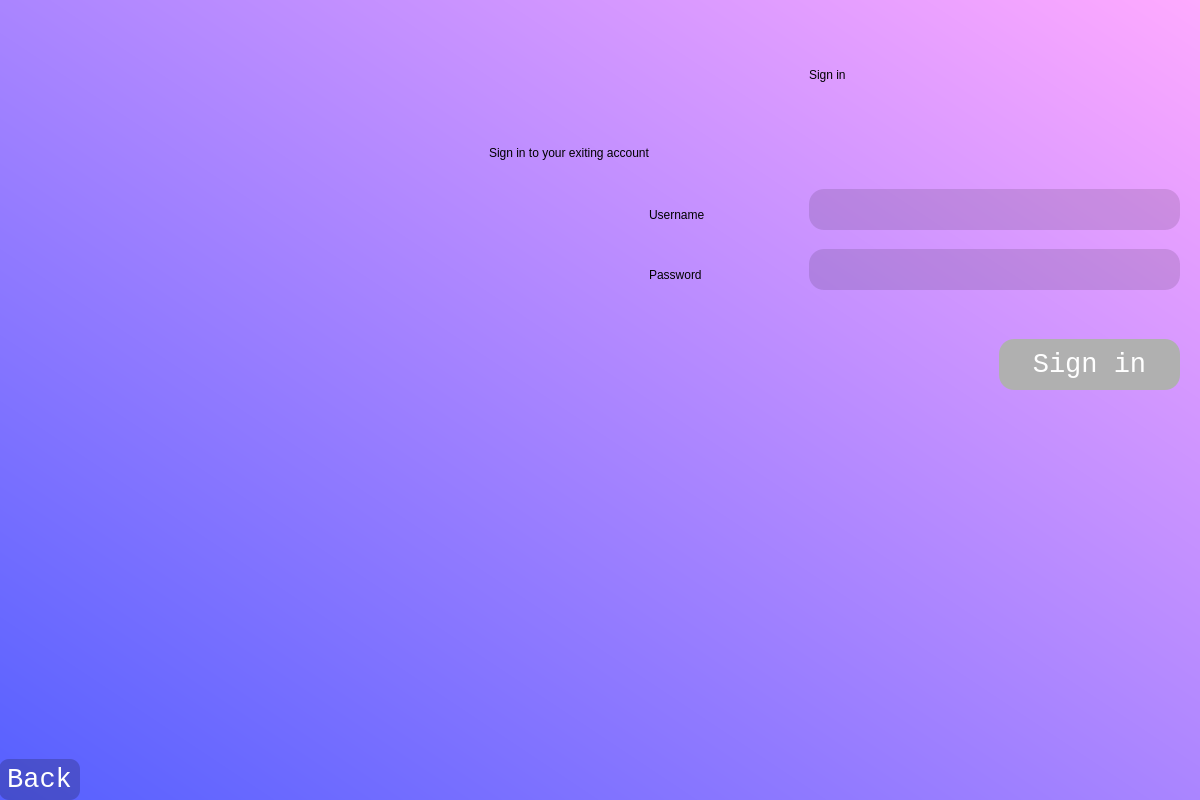
<?xml version="1.0" encoding="UTF-8"?>
<ui version="4.0">
 <class>Dialog</class>
 <widget class="QDialog" name="Dialog">
  <property name="geometry">
   <rect>
    <x>0</x>
    <y>0</y>
    <width>1200</width>
    <height>800</height>
   </rect>
  </property>
  <property name="minimumSize">
   <size>
    <width>1200</width>
    <height>800</height>
   </size>
  </property>
  <property name="maximumSize">
   <size>
    <width>1200</width>
    <height>800</height>
   </size>
  </property>
  <property name="windowTitle">
   <string>Dialog</string>
  </property>
  <widget class="QWidget" name="bgwidget" native="true">
   <property name="geometry">
    <rect>
     <x>-1</x>
     <y>-1</y>
     <width>1201</width>
     <height>801</height>
    </rect>
   </property>
   <property name="styleSheet">
    <string notr="true">QWidget#bgwidget{
background-color: qlineargradient(spread:pad, x1:0, y1:1, x2:1, y2:0, stop:0 rgba(85, 96, 255, 255), stop:1 rgba(255, 170, 255, 255));}</string>
   </property>
   <widget class="QLabel" name="label">
    <property name="geometry">
     <rect>
      <x>810</x>
      <y>20</y>
      <width>371</width>
      <height>112</height>
     </rect>
    </property>
    <property name="styleSheet">
     <string notr="true">font: 75 72pt &quot;Consolas&quot;;</string>
    </property>
    <property name="text">
     <string>Sign in</string>
    </property>
   </widget>
   <widget class="QLabel" name="label_2">
    <property name="geometry">
     <rect>
      <x>490</x>
      <y>130</y>
      <width>691</width>
      <height>47</height>
     </rect>
    </property>
    <property name="styleSheet">
     <string notr="true">font: 75 30pt &quot;Consolas&quot;;</string>
    </property>
    <property name="text">
     <string>Sign in to your exiting account</string>
    </property>
   </widget>
   <widget class="QPushButton" name="signin_button">
    <property name="geometry">
     <rect>
      <x>1000</x>
      <y>340</y>
      <width>181</width>
      <height>51</height>
     </rect>
    </property>
    <property name="font">
     <font>
      <family>Consolas</family>
      <pointsize>20</pointsize>
      <weight>50</weight>
      <italic>false</italic>
      <bold>false</bold>
     </font>
    </property>
    <property name="styleSheet">
     <string notr="true">font: 20pt &quot;Consolas&quot;;
background-color: rgb(176, 176, 176);
border-radius:15px;
border-color: rgb(84, 255, 5);
color: white;</string>
    </property>
    <property name="text">
     <string>Sign in</string>
    </property>
   </widget>
   <widget class="QLineEdit" name="username_box">
    <property name="geometry">
     <rect>
      <x>810</x>
      <y>190</y>
      <width>371</width>
      <height>41</height>
     </rect>
    </property>
    <property name="styleSheet">
     <string notr="true">font: 20pt &quot;Consolas&quot;;
background-color:rgba(0,0,0,30);
border-radius:15px;
border-color: rgb(84, 255, 5);
color: black;</string>
    </property>
   </widget>
   <widget class="QLabel" name="label_3">
    <property name="geometry">
     <rect>
      <x>650</x>
      <y>200</y>
      <width>151</width>
      <height>31</height>
     </rect>
    </property>
    <property name="styleSheet">
     <string notr="true">font: 75 25pt &quot;Consolas&quot;;</string>
    </property>
    <property name="text">
     <string>Username</string>
    </property>
   </widget>
   <widget class="QLabel" name="label_4">
    <property name="geometry">
     <rect>
      <x>650</x>
      <y>260</y>
      <width>151</width>
      <height>31</height>
     </rect>
    </property>
    <property name="styleSheet">
     <string notr="true">font: 75 25pt &quot;Consolas&quot;;</string>
    </property>
    <property name="text">
     <string>Password</string>
    </property>
   </widget>
   <widget class="QLineEdit" name="password_box">
    <property name="geometry">
     <rect>
      <x>810</x>
      <y>250</y>
      <width>371</width>
      <height>41</height>
     </rect>
    </property>
    <property name="styleSheet">
     <string notr="true">font: 20pt &quot;Consolas&quot;;
background-color:rgba(0,0,0,30);
border-radius:15px;
border-color: rgb(84, 255, 5);
color: black;</string>
    </property>
   </widget>
   <widget class="QLabel" name="error">
    <property name="geometry">
     <rect>
      <x>810</x>
      <y>309</y>
      <width>371</width>
      <height>21</height>
     </rect>
    </property>
    <property name="styleSheet">
     <string notr="true">font: 12pt &quot;Consolas&quot;; color:red;</string>
    </property>
    <property name="text">
     <string/>
    </property>
   </widget>
   <widget class="QPushButton" name="back_button">
    <property name="geometry">
     <rect>
      <x>0</x>
      <y>760</y>
      <width>81</width>
      <height>41</height>
     </rect>
    </property>
    <property name="font">
     <font>
      <family>Consolas</family>
      <pointsize>20</pointsize>
      <weight>50</weight>
      <italic>false</italic>
      <bold>false</bold>
     </font>
    </property>
    <property name="styleSheet">
     <string notr="true">font: 20pt &quot;Consolas&quot;;
background-color: rgba(0, 0, 0,50);
border-radius:10px;
color: white;</string>
    </property>
    <property name="text">
     <string>Back</string>
    </property>
   </widget>
  </widget>
 </widget>
 <resources/>
 <connections/>
</ui>
